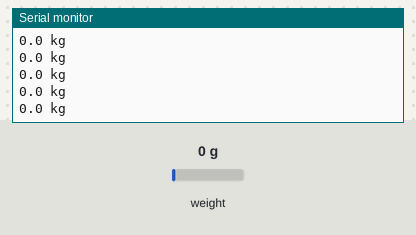
Bench run of a sketch on a simulated Arduino Uno, built with avr-gcc and run on an emulated ATmega328P. On the bench: the last lines printed to the serial monitor. Inputs (shaded band) come from the test bench; at power-on: weight on the scale 0 g.

Above: at 2.2 s.
2.3 s: weight on the scale set to 100 g
At 2.31 s:
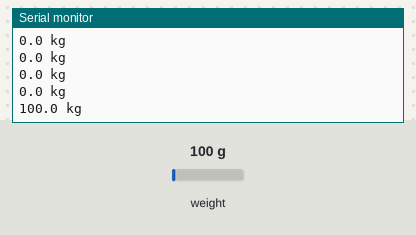
3.8 s: weight on the scale set to 1250 g
At 3.82 s:
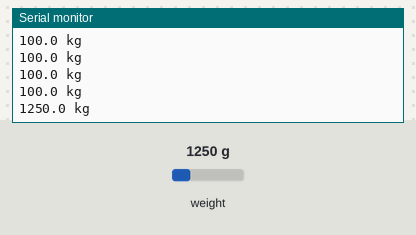
Timing chart, 0 to 6.8 s (numbered marks = the images above; inputs shaded):
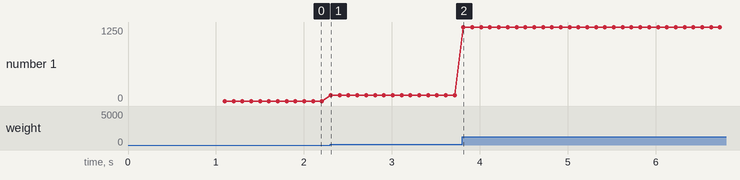

Measured:
- after the input at 2.3 s, the serial monitor: prints a new line at once (image 1)
- after the input at 3.8 s, the serial monitor: prints a new line at once (image 2)
- plotted number 1: 0 → 100 after the input at 2.3 s, 100 → 1250 after the input at 3.8 s

The sketch:

hx711-arduino-load-cell-code.ino
```cpp
/* hx711-arduino-load-cell-code.ino
 * Joshua Galliera
 * December 29th, 2018

 * Arduino Pin # --> HX711 CLK
 * Arduino Pin # --> HX711 DOUT
 * Arduino Pin 5V --> HX711 VCC
 * Arduino Pin GND --> HX711 GND
 */

#include "HX711.h" //This is a library from Github

HX711 scale(2,3);

float calibration_factor = 100; //Figure out through trial and error

void setup()
{
  Serial.begin(96000);
  scale.set_scale(calibration_factor);
  scale.tare();
}

void loop()
{
  Serial.print(scale.get_units(), 1);
  Serial.print(" kg");
  Serial.println();
}
```
